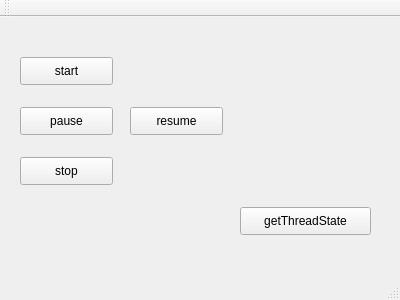
<?xml version="1.0" encoding="UTF-8"?>
<ui version="4.0">
 <class>MainWindow</class>
 <widget class="QMainWindow" name="MainWindow">
  <property name="geometry">
   <rect>
    <x>0</x>
    <y>0</y>
    <width>400</width>
    <height>300</height>
   </rect>
  </property>
  <property name="windowTitle">
   <string>MainWindow</string>
  </property>
  <widget class="QWidget" name="centralWidget">
   <widget class="QPushButton" name="pushButton_start">
    <property name="geometry">
     <rect>
      <x>20</x>
      <y>40</y>
      <width>93</width>
      <height>28</height>
     </rect>
    </property>
    <property name="text">
     <string>start</string>
    </property>
   </widget>
   <widget class="QPushButton" name="pushButton_pause">
    <property name="geometry">
     <rect>
      <x>20</x>
      <y>90</y>
      <width>93</width>
      <height>28</height>
     </rect>
    </property>
    <property name="text">
     <string>pause</string>
    </property>
   </widget>
   <widget class="QPushButton" name="pushButton_stop">
    <property name="geometry">
     <rect>
      <x>20</x>
      <y>140</y>
      <width>93</width>
      <height>28</height>
     </rect>
    </property>
    <property name="text">
     <string>stop</string>
    </property>
   </widget>
   <widget class="QPushButton" name="pushButton_resume">
    <property name="geometry">
     <rect>
      <x>130</x>
      <y>90</y>
      <width>93</width>
      <height>28</height>
     </rect>
    </property>
    <property name="text">
     <string>resume</string>
    </property>
   </widget>
   <widget class="QPushButton" name="pushButton">
    <property name="geometry">
     <rect>
      <x>240</x>
      <y>190</y>
      <width>131</width>
      <height>28</height>
     </rect>
    </property>
    <property name="text">
     <string>getThreadState</string>
    </property>
   </widget>
  </widget>
  <widget class="QMenuBar" name="menuBar">
   <property name="geometry">
    <rect>
     <x>0</x>
     <y>0</y>
     <width>400</width>
     <height>26</height>
    </rect>
   </property>
  </widget>
  <widget class="QToolBar" name="mainToolBar">
   <attribute name="toolBarArea">
    <enum>TopToolBarArea</enum>
   </attribute>
   <attribute name="toolBarBreak">
    <bool>false</bool>
   </attribute>
  </widget>
  <widget class="QStatusBar" name="statusBar"/>
 </widget>
 <layoutdefault spacing="6" margin="11"/>
 <resources/>
 <connections/>
</ui>
